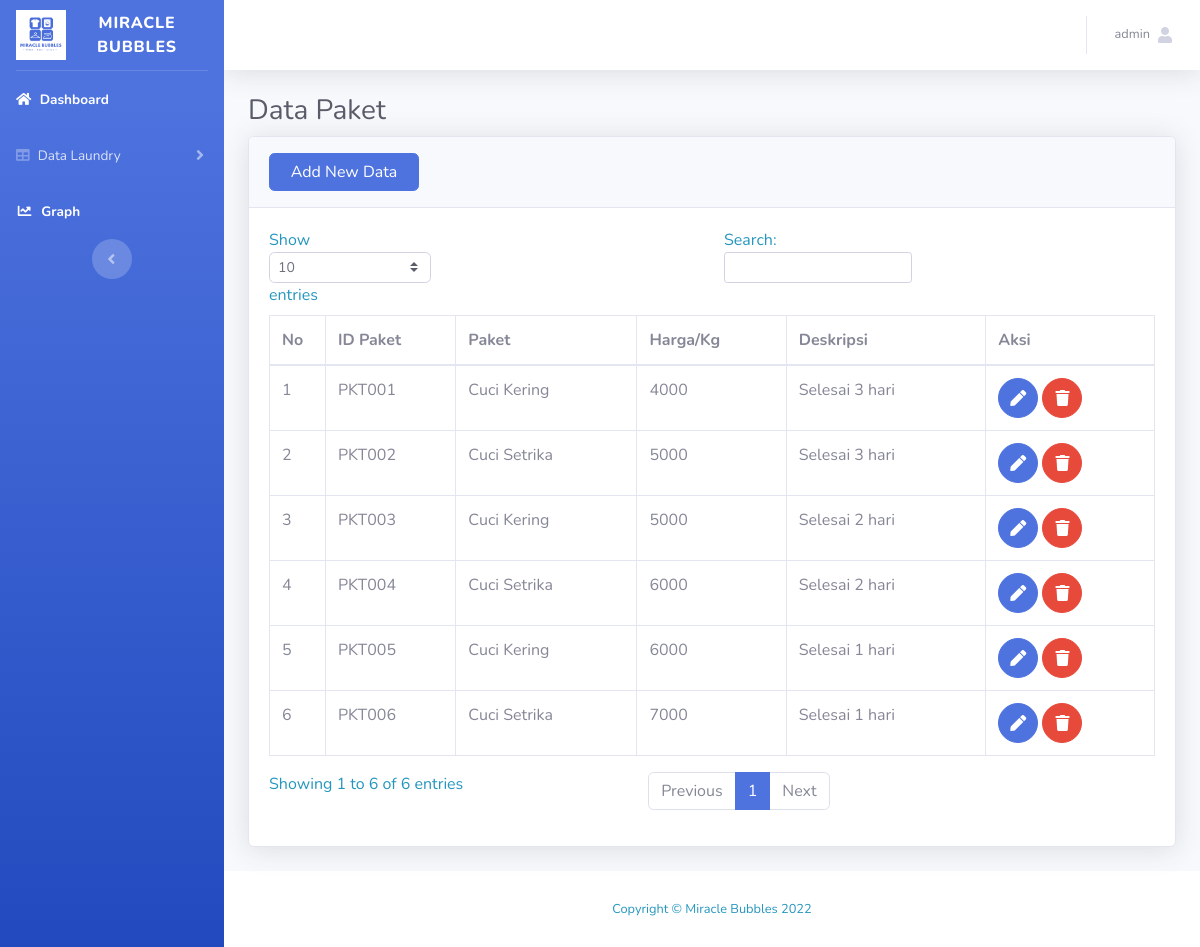
Page /tpaket.php (signed in) on the committed database.
### tables this page shows
CREATE TABLE `tb_paket` (
  `id_paket` varchar(10) NOT NULL,
  `paket` varchar(100) NOT NULL,
  `harga_kilo` int NOT NULL,
  `deskripsi` varchar(255) NOT NULL
);

### tpaket.php (the view, shortened to what this page needs)
<?php
require("koneksi.php");
$sesName = $_SESSION['name'];
$sesLvl = $_SESSION['level'];
?>
<!DOCTYPE html>
<html lang="en">
<head>
    <link href="vendor/fontawesome-free/css/all.min.css" rel="stylesheet" type="text/css">
    <link href="css/sb-admin-2.min.css" rel="stylesheet">
</head>
<body id="page-top">
    <div id="wrapper">
        <ul class="navbar-nav bg-gradient-primary sidebar sidebar-dark accordion" id="accordionSidebar">
            <a class="sidebar-brand d-flex align-items-center justify-content-center" href="index.php">
                <div >
                    <img src="img/logoo.jpg" style="width: 50px">
                </div>
                <div class="sidebar-brand-text mx-3"> MIRACLE BUBBLES </div>
            </a>
            <hr class="sidebar-divider my-0">
            <li class="nav-item active">
                <a class="nav-link" href="index.php">
                <i class="fa fa-home" aria-hidden="true"></i>
                    <span>Dashboard</span></a>
            </li>
            <li class="nav-item">
                <a class="nav-link collapsed" href="#" data-toggle="collapse" data-target="#collapseTwo"
                    aria-expanded="true" aria-controls="collapseTwo">
                    <i class="fa fa-table" aria-hidden="true"></i>
                    <span>Data Laundry</span>
                </a>
            <li class="nav-item active">
                <a class="nav-link" href="bar.php">
                <i class="fas fa-fw fa-chart-line"></i>
                    <span>Graph</span></a>
            </li>
            <div class="text-center d-none d-md-inline">
                <button class="rounded-circle border-0" id="sidebarToggle"></button>
            </div>
        </ul>
        <div id="content-wrapper" class="d-flex flex-column">
            <div id="content">
                <nav class="navbar navbar-expand navbar-light bg-white topbar mb-4 static-top shadow">
                    <ul class="navbar-nav ml-auto">
                        <li class="nav-item dropdown no-arrow">
                            <a class="nav-link dropdown-toggle" href="#" id="userDropdown" role="button"
                                data-toggle="dropdown" aria-haspopup="true" aria-expanded="false">
                                <span class="mr-2 d-none d-lg-inline text-gray-600 small"><?php echo $sesName; ?></span>
                                <i class="fa fa-user" aria-hidden="true"></i>
                            </a>
                        </li>
                    </ul>
                </nav>
                <div class="container-fluid">
                    <h1 class="h3 mb-2 text-gray-800">Data Paket</h1>
                    <div class="card shadow mb-4">
                    <div class="card-header py-3">
                            <div style="width: 150px;" >
                            <a href="insertpaket.php" class="btn btn-primary btn-user btn-block">Add New Data</a>
                            </div>
                        </div>
                        <div class="card-body">
                            <div class="table-responsive">
                                <table class="table table-bordered" id="dataTable" width="100%" cellspacing="0">
                                    <thead>
                                        <tr>
                                            <th>No</th>
                                            <th>ID Paket</th>
                                            <th>Paket</th>
                                            <th>Harga/Kg</th>
                                            <th>Deskripsi</th>
                                            <th>Aksi</th>
                                        </tr>
                                    </thead>
                                    <tbody>
                                        <?php
                                             $query  = "SELECT * FROM tb_paket";
                                             $result = mysqli_query($koneksi, $query);
                                             $no     = 1;
                                            if ($sesLvl == 1) {
                                                $dis = "";
                                            }else{
                                                $dis = "disabled";
                                            }
                                            while ($row = mysqli_fetch_array($result)){
                                                $userId = $row['id_paket'];
                                                $paket = $row['paket'];
                                                $harga = $row['harga_kilo'];
                                                $des = $row['deskripsi'];
                                        ?>
                                        <tr>
                                            <td><?php echo $no; ?></td>
                                            <td><?php echo $userId; ?></td>
                                            <td><?php echo $paket; ?></td>
                                            <td><?php echo $harga; ?></td>
                                            <td><?php echo $des; ?></td>
                                            <td>
                                            <a href="editpaket.php?id_paket=<?php echo $row['id_paket']; ?>" class="btn btn-primary btn-circle <?php echo $dis; ?>"><i class="fas fa-pen"></i></a>
                                            <a href="#" class="btn btn-danger btn-circle <?php echo $dis;?>"
                                            onClick="confirmModal('hapuspaket.php?&id_paket=<?php echo $row['id_paket']; ?>');">
                                                <i class="fas fa-trash"></i>
                                            </a>
                                            </td>
                                        </tr>
                                        <?php
                                            $no++;
                                            }
                                        ?>
                                    </tbody>
                                </table>
                            </div>
                        </div>
                    </div>
                </div>
            </div>
            <footer class="sticky-footer bg-white">
                <div class="container my-auto">
                    <div class="copyright text-center my-auto">
                        <span>Copyright &copy; Miracle Bubbles 2022</span>
                    </div>
                </div>
            </footer>
        </div>
    </div>
</body>
</html>

### rows in the picture
tb_paket: id_paket "PKT001", paket "Cuci Kering", harga_kilo "4000", deskripsi "Selesai 3 hari"
tb_paket: id_paket "PKT002", paket "Cuci Setrika", harga_kilo "5000", deskripsi "Selesai 3 hari"
tb_paket: id_paket "PKT003", paket "Cuci Kering", harga_kilo "5000", deskripsi "Selesai 2 hari"
tb_paket: id_paket "PKT004", paket "Cuci Setrika", harga_kilo "6000", deskripsi "Selesai 2 hari"
tb_paket: id_paket "PKT005", paket "Cuci Kering", harga_kilo "6000", deskripsi "Selesai 1 hari"
tb_paket: id_paket "PKT006", paket "Cuci Setrika", harga_kilo "7000", deskripsi "Selesai 1 hari"

### other values in the picture
$sesName "admin"
